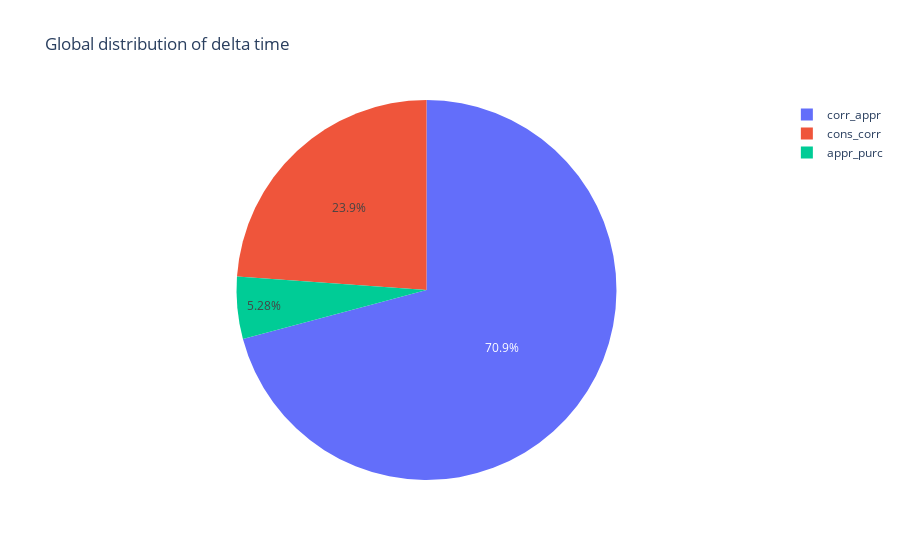

The code cell stored with this chart in its notebook:
### Code cell
fig = px.pie(order_time.sum(axis = 0),
             values=0,
             names=order_time.sum(axis = 0).index,
             title = 'Global distribution of delta time')
fig.show()

### Figure 1 — Plotly figure (JSON) as saved in the notebook; plotly's stock layout.template omitted (floating-point values rounded to 4 significant figures)
{"data": [{"domain": {"x": [0.0, 1.0], "y": [0.0, 1.0]}, "hovertemplate": "label=%{label}<br>0=%{value}<extra></extra>", "labels": ["appr_purc", "corr_appr", "cons_corr"], "legendgroup": "", "name": "", "showlegend": true, "values": [127, 1704, 574], "type": "pie"}], "layout": {"legend": {"tracegroupgap": 0}, "title": {"text": "Global distribution of delta time"}}}
